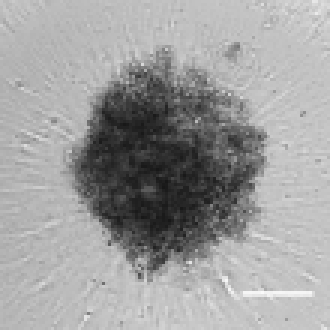
#> input picture img/sample_NonspheroidDead.png, 110 x 110 px (shown 3 times larger)
$ python -i segmentSpheroid.py   (imports and definitions only)
#> lines starting #> are read from the running program, lines starting #| are printed output that depends on the picture
def segmentSpheroid(inputImagePath,dilationDisk = 12,blockSize = 501, minSpheroidArea = 100):
    # [6 lines of commented-out code are left out]

#> called with inputImagePath = '../img/sample_NonspheroidDead.png', dilationDisk = 12, blockSize = 501, minSpheroidArea = 100
    import skimage
    import math
    import cv2
    from scipy import ndimage
    from skimage import measure,morphology
    import matplotlib.pyplot as plt
    import numpy as np

    inputImage = cv2.imread(inputImagePath, -1) #0 = grey, 1=RGB, .. -1 = as is
#> inputImage is the input picture: shape (110, 110, 4); mean B, G, R, A 158.3, 158.3, 158.3, 255

    processedImage = cv2.convertScaleAbs(inputImage, alpha=(255.0/65535.0))
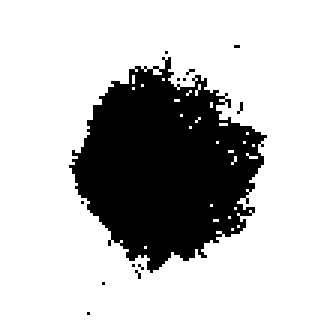
#> processedImage: shape (110, 110, 4) (shown 3 times larger); mean B, G, R, A 0.76, 0.76, 0.76, 1; drawn with 1 as white
    #processedImage = inputImage.astype('uint8')  #convert to unsigned 8bit
    #processedImage = skimage.util.img_as_ubyte(inputImage) #
    #processedImage = inputImage #don't convert, then doesn't work

    # here error for conversion
#> (the run stopped early here; a loop or call above may not have finished)

$ run again, on img/sample_NonspheroidHealthy.png
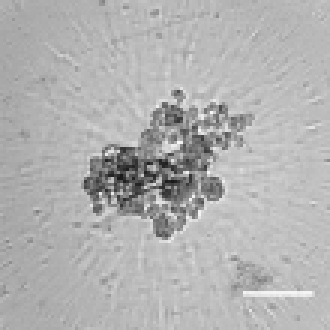
#> input picture img/sample_NonspheroidHealthy.png, 110 x 110 px (shown 3 times larger)
#> in segmentSpheroid, inputImage is the input picture: shape (110, 110, 4); mean B, G, R, A 177.7, 177.7, 177.7, 255
#> in segmentSpheroid, `processedImage = cv2.convertScaleAbs(inputImage, alpha=(255.0/65535.0))`:
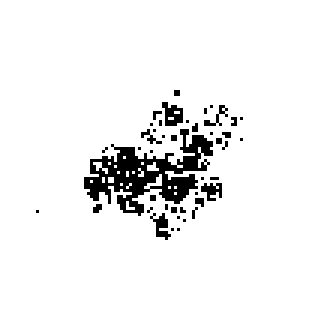
#> processedImage: shape (110, 110, 4) (shown 3 times larger); mean B, G, R, A 0.941, 0.941, 0.941, 1; drawn with 1 as white

$ run again, on img/sample_SpheroidHealthy.png
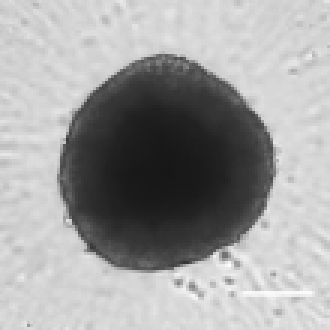
#> input picture img/sample_SpheroidHealthy.png, 110 x 110 px (shown 3 times larger)
#> in segmentSpheroid, inputImage is the input picture: shape (110, 110, 4); mean B, G, R, A 159.8, 159.8, 159.8, 255
#> in segmentSpheroid, `processedImage = cv2.convertScaleAbs(inputImage, alpha=(255.0/65535.0))`:
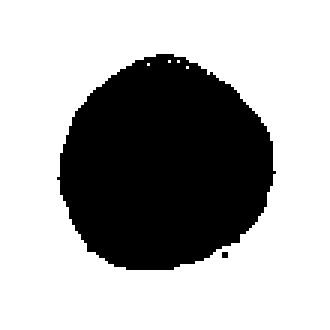
#> processedImage: shape (110, 110, 4) (shown 3 times larger); mean B, G, R, A 0.676, 0.676, 0.676, 1; drawn with 1 as white

$ run again, on img/sample_SpheroidUnhealthy.png
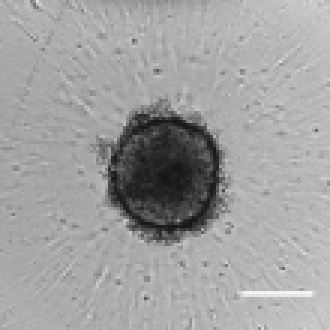
#> input picture img/sample_SpheroidUnhealthy.png, 110 x 110 px (shown 3 times larger)
#> in segmentSpheroid, inputImage is the input picture: shape (110, 110, 4); mean B, G, R, A 160.7, 160.7, 160.7, 255
#> in segmentSpheroid, `processedImage = cv2.convertScaleAbs(inputImage, alpha=(255.0/65535.0))`:
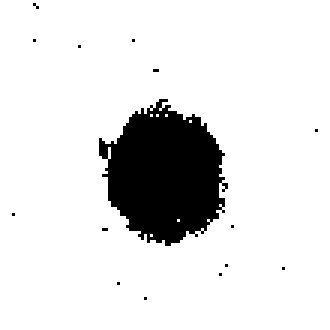
#> processedImage: shape (110, 110, 4) (shown 3 times larger); mean B, G, R, A 0.883, 0.883, 0.883, 1; drawn with 1 as white
